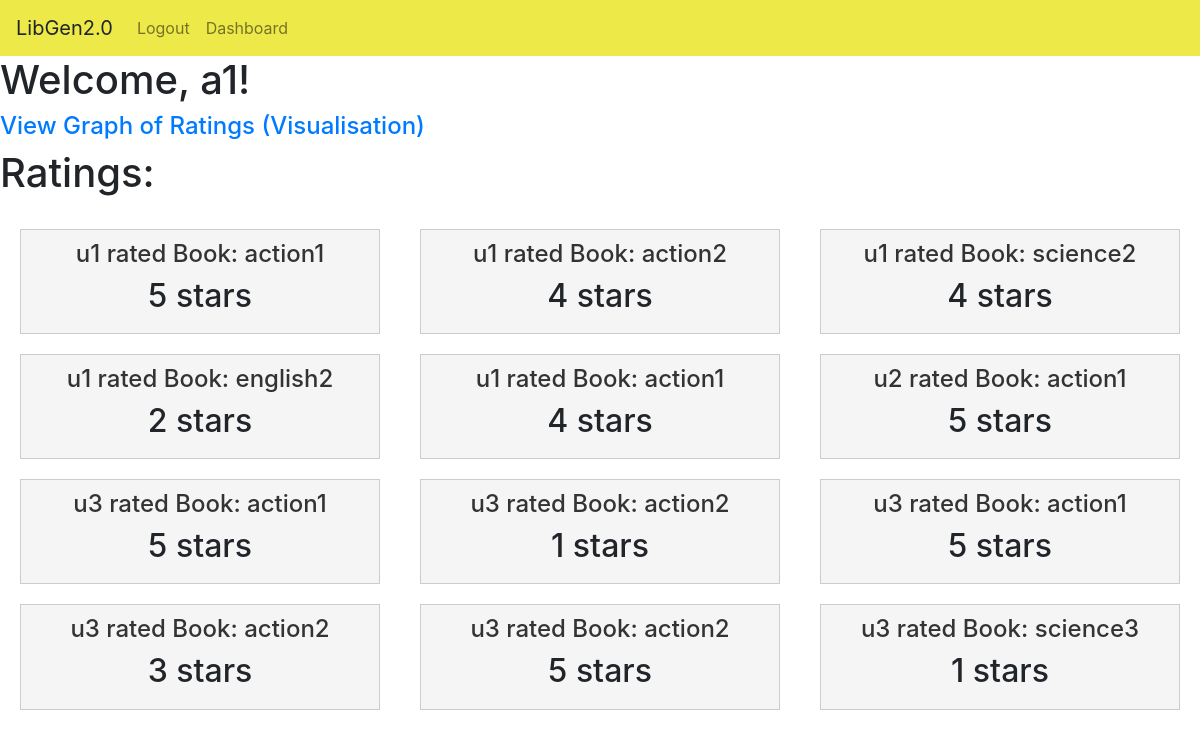
The app's page /admin_dashboard/view_ratings (signed in) with its own data.
### tables this page shows
CREATE TABLE users (
            id INTEGER PRIMARY KEY AUTOINCREMENT,
            username TEXT UNIQUE NOT NULL,
            password TEXT NOT NULL,
            usertype TEXT NOT NULL DEFAULT 'user');

CREATE TABLE ratings (
            rating_id INTEGER PRIMARY KEY AUTOINCREMENT,
            rating_value INTEGER NOT NULL,
            book_id INTEGER,
            user_id INTERGER,
            FOREIGN KEY (book_id) REFERENCES books (book_id),
            FOREIGN KEY (user_id) REFERENCES users (id));

CREATE TABLE books (
            book_id INTEGER PRIMARY KEY AUTOINCREMENT,
            book_name TEXT NOT NULL,
            book_content TEXT,
            book_author TEXT NOT NULL,
            book_price INTEGER NOT NULL,
            section_id INTEGER,
            FOREIGN KEY (section_id) REFERENCES sections (section_id));

### app.py (the view)
@app.route("/admin_dashboard/view_ratings", methods=["GET", "POST"])
def view_ratings():
    if "username" not in session or session["usertype"] != "admin":
        return redirect(url_for("admin_login"))
    else:
        conn = sqlite3.connect(app.config["DATABASE"])
        cursor = conn.cursor()
        cursor.execute("SELECT * FROM ratings")
        ratings_data = cursor.fetchall()
        ratings = {}
        for item in ratings_data:
            cursor.execute("SELECT book_name FROM books WHERE book_id = ?", (item[2],))
            book_name = cursor.fetchone()[0]
            cursor.execute("SELECT username FROM users WHERE id = ?", (item[3],))
            username = cursor.fetchone()[0]
            ratings[item] = (book_name, username)
        conn.close()
        return render_template(
            "view_ratings.html", ratings_data=ratings_data, ratings=ratings
        )

### templates/view_ratings.html (shortened to what this page needs)
<!DOCTYPE html>
<html>
<head>
    <link rel="stylesheet" href="https://cdn.jsdelivr.net/npm/bootstrap@4.0.0/dist/css/bootstrap.min.css"
>
</head>
<body>
    <nav class="navbar navbar-expand-lg navbar-light " style="background-color: #ece949;">
        <a class="navbar-brand">LibGen2.0</a>
        <div class="collapse navbar-collapse" id="navbarTogglerDemo03">
            <ul class="navbar-nav mr-auto mt-2 mt-lg-0">
                <li class="nav-item">
                    <a class="nav-link" href="/logout">Logout</a>
                </li>
                <li class="nav-item">
                    <a class="nav-link" href="/admin_dashboard">Dashboard</a>
                </li>
            </ul>
        </div>
    </nav>
    <h1>Welcome, {{ session['username'] }}!</h1>
    <a href="/view_ratings/rating_graph"><h4>View Graph of Ratings (Visualisation)</h4></a>
    <div>
        <h1>Ratings:</h1>
    </div>
    <br>
    <div class="section-cards">
        {% if ratings_data %}
            {% for item in ratings_data %}
                <div class="section-card">
                    <h3>{{ ratings[item][1] }} rated Book: {{ ratings[item][0] }}</h3>
                    <h2>{{ item[1] }} stars</h2>
                </div>
            {% endfor %}
        {% endif %}
    </div>
</body>
</html>

### templates/view_ratings.html (style rules this page uses)
.section-cards { display: flex; flex-wrap: wrap; justify-content: space-evenly; align-items: center; gap: 20px; }
.section-card { border: 1px solid #ccc; padding: 10px; width: calc(33.33% - 40px); background-color: #f5f5f5; text-align: center; }
.section-card h3 { font-size: 1.5rem; color: #333; }

### records on screen
ratings: rating_value "5"
users: username "u1"
books: book_name "action1"
ratings: rating_value "4"
books: book_name "action2"
ratings: rating_value "4"
books: book_name "science2"
ratings: rating_value "2"
books: book_name "english2"
ratings: rating_value "4"
ratings: rating_value "5"
users: username "u2"
ratings: rating_value "5"
users: username "u3"
ratings: rating_value "1"
ratings: rating_value "5"
ratings: rating_value "3"
ratings: rating_value "5"
ratings: rating_value "1"
books: book_name "science3"

### other values on screen
{{ session['username'] }} "a1"
